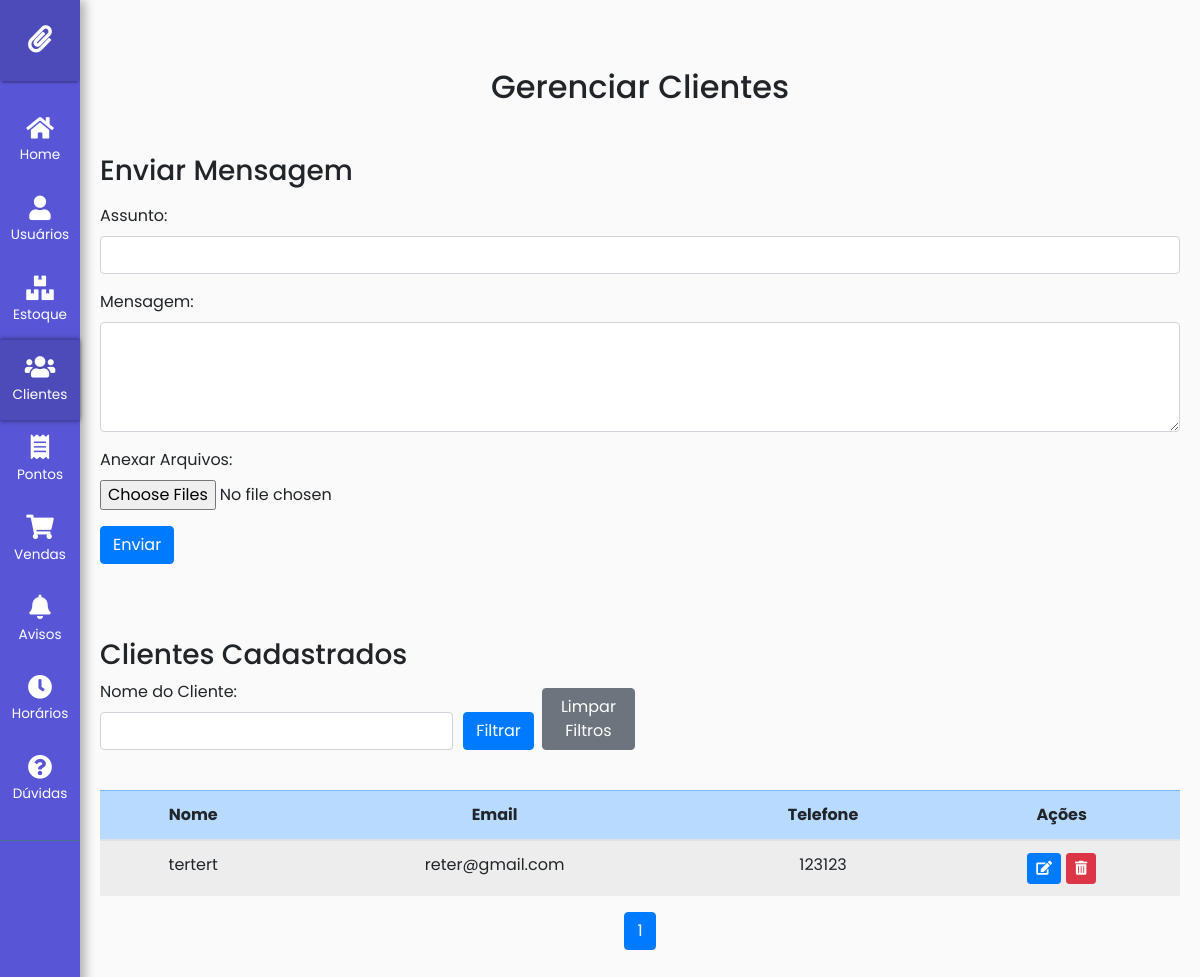
Before: /clientes/ (signed in) with the older database file.
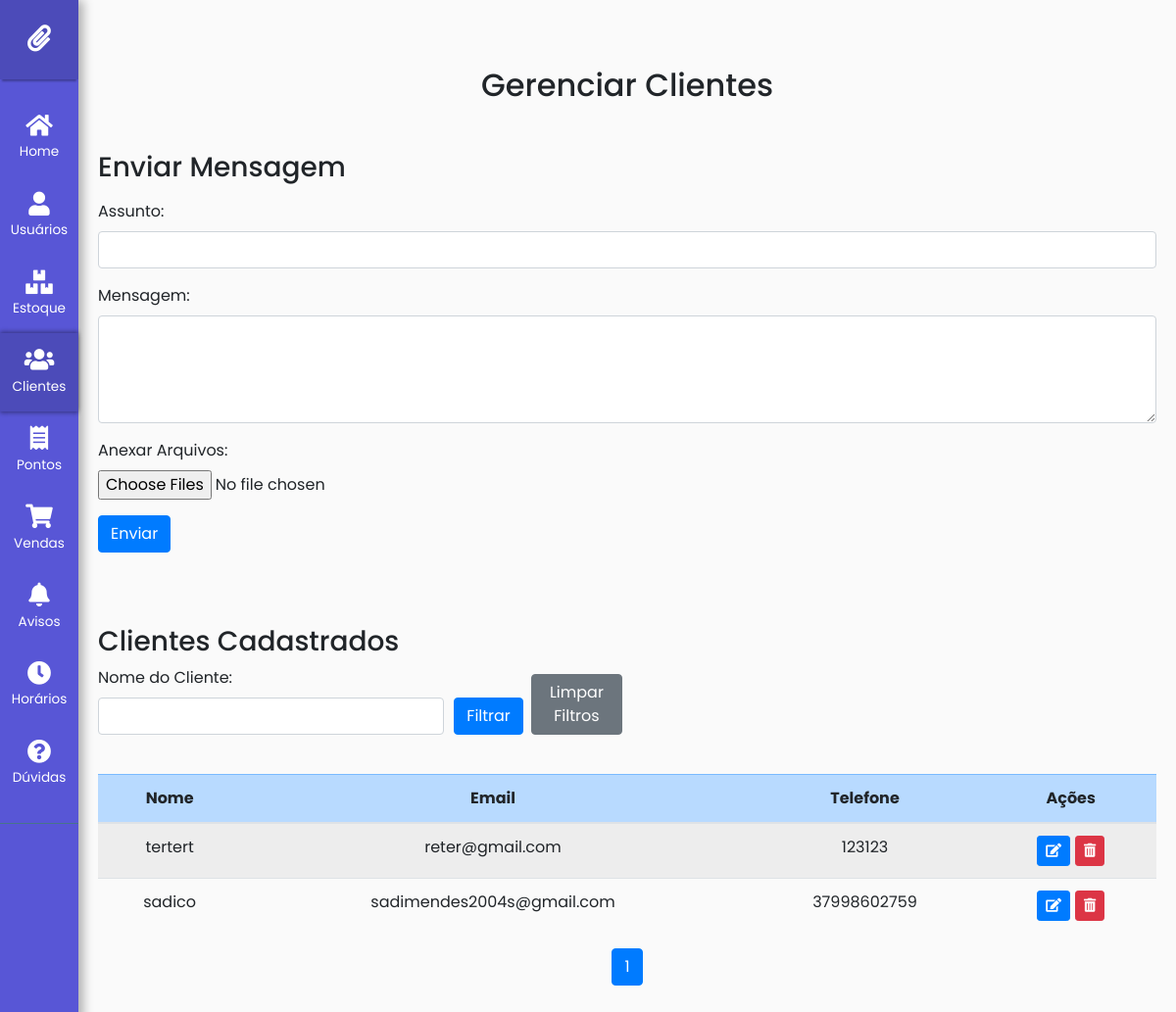
After: the same page with the newer database file.
### clientes/models.py (models this page shows, shortened)
class Cliente(models.Model):
    nome = models.CharField(max_length=100)
    email = models.EmailField()
    telefone = models.CharField(max_length=15)

### clientes/views.py (the view, shortened to what this page needs)
# urls.py: path('', views.admin_dashboard_clientes, name='admin-clientes'),
@user_passes_test(is_admin)
def admin_dashboard_clientes(request):
    clientes = Cliente.objects.all()
    nome_cliente = request.GET.get('nome_cliente')
    if nome_cliente:
        clientes = clientes.filter(nome__icontains=nome_cliente)
    paginator = Paginator(clientes, 10)  # Mostra 10 clientes por página
    page_number = request.GET.get('page')
    page_obj = paginator.get_page(page_number)
    return TemplateResponse(request, 'admin_dashboard_clientes.html', {'clientes': page_obj})

### core/utils.py (called while the page is built)
def is_admin(user):
    return user.is_staff

### clientes/templates/admin_dashboard_clientes.html (shortened to what this page needs)
{% extends base_template %}
{% load static %}
{% block head %}
    <link rel="stylesheet" href="{% static 'css/admin_dashboard_clientes.css' %}">
{% endblock %}
{% block body %}
<div class="container mt-5">
    <h2 class="text-center">Gerenciar Clientes</h2>
    <h3 class="mt-5">Enviar Mensagem</h3>
    <form method="POST" enctype="multipart/form-data" class="mt-3">
        <div class="form-group">
            <label for="assunto">Assunto:</label>
            <input type="text" id="assunto" name="assunto" class="form-control" required>
        </div>
        <div class="form-group">
            <label for="mensagem">Mensagem:</label>
            <textarea id="mensagem" name="mensagem" rows="4" class="form-control" required></textarea>
        </div>
        <div class="form-group">
            <label for="arquivos">Anexar Arquivos:</label>
            <input type="file" name="arquivos" class="form-control-file" multiple>
        </div>
        <button type="submit" class="btn btn-primary" style="margin-bottom: 50px">Enviar</button>
    </form>
    <h3 class="mt-4">Clientes Cadastrados</h3>
    <form method="GET" class="mb-4">
        <div class="form-row">
            <div class="form-group col-md-4">
                <label for="nome_cliente">Nome do Cliente:</label>
                <input type="text" id="nome_cliente" name="nome_cliente" class="form-control" value="{{ request.GET.nome_cliente }}">
            </div>
            <div class="form-group col-md-2 d-flex align-items-end">
                <button type="submit" class="btn btn-primary">Filtrar</button>
                <a href="{% url 'clientes:admin-clientes' %}" class="btn btn-secondary ml-2">Limpar Filtros</a>
            </div>
        </div>
    </form>
    <div class="table-responsive">
        <table class="table table-striped table-hover">
            <thead class="table-primary text-center">
                <tr>
                    <th>Nome</th>
                    <th>Email</th>
                    <th>Telefone</th>
                    <th>Ações</th>
                </tr>
            </thead>
            <tbody>
                {% if clientes %}
                    {% for cliente in clientes %}
                    <tr class="text-center">
                        <td>{{ cliente.nome }}</td>
                        <td>{{ cliente.email }}</td>
                        <td>{{ cliente.telefone }}</td>
                        <td>
                            <div class="d-flex justify-content-center">
                                <button class="btn btn-primary btn-sm btn-editCliente" data-toggle="modal" data-target="#modalEditCliente" data-id="{{ cliente.pk }}" style="margin-right: 5px;">
                                    <i class="fas fa-edit"></i>
                                </button>
                                <button type="button" class="btn btn-danger btn-sm" data-toggle="modal" data-target="#confirmDeleteModal" data-url="{% url 'clientes:excluir-cliente' cliente.pk %}">
                                    <i class="fas fa-trash-alt"></i>
                                </button>
                            </div>
                        </td>
                    </tr>
                    {% endfor %}
                {% else %}
                    <tr>
                        <td colspan="4" class="text-center">Nenhum cliente encontrado.</td>
                    </tr>
                {% endif %}
            </tbody>
        </table>
    </div>
    <div class="d-flex justify-content-center">
        <nav aria-label="Page navigation">
            <ul class="pagination">
                {% for num in clientes.paginator.page_range %}
                    <li class="page-item {% if clientes.number == num %}active{% endif %}">
                        <a class="page-link" href="?{% if request.GET.nome_cliente %}nome_cliente={{ request.GET.nome_cliente }}&{% endif %}page={{ num }}">{{ num }}</a>
                    </li>
                {% endfor %}
            </ul>
        </nav>
    </div>
{% endblock %}

Changed rows visible on the page:
added Cliente: nome "sadico", email "sadimendes2004s@gmail.com", telefone "37998602759"
